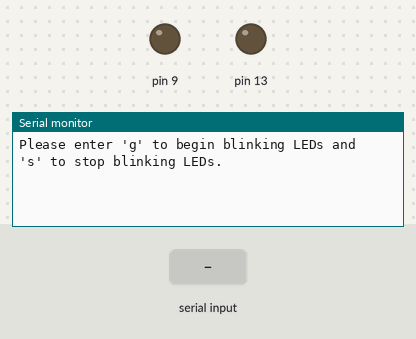
A sketch run on a simulated Arduino Uno, built with avr-gcc and run on an emulated ATmega328P. On the bench: output pins drawn as LEDs (lit = HIGH), the last lines printed to the serial monitor. Inputs (shaded band) come from the test bench.

Above: at 1.2 s.
1.3 s: "1" received over Serial
At 2.39 s:
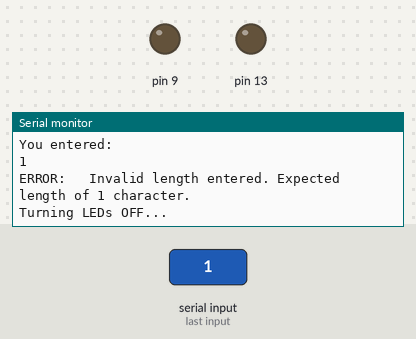
At 3.0 s:
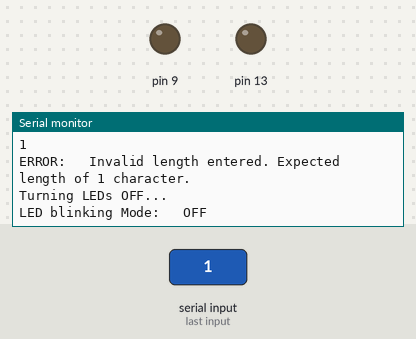

The sketch:

ECE_487_Lab_1.1.ino
```cpp
/* "Introduction to the Arduino Platform"
 * ECE 487 Lab 1
 *
 * Author:  Hannah Perkins
 * CWID:    11472559
 * Date:    30 January 2021
 * Course:  ECE 487
 *
 * Function:      Blink onboard and offboard LEDs out of phase.
 *
 * Description:   Application will prompt user for input of 'g'
 *        to start blinking LEDs or 's' to stop blinking LEDs.
 *        During Blinking operation, onboard LED will be ON for
 *        1 second and OFF for 2 seconds. Offboard LED will be
 *        exactly out-of-phase: OFF for 1 second and ON for 2
 *        seconds. LEDs will continuously blink in this mode
 *        until new user input is provided to Serial Monitor.
 *
 *        Incorrect input during Blinking operation will result
 *        in error message as well as the blinking to stop until
 *        correct input is entered.
 *
 * Hardware Setup:  Use pin 9 for the Offboard LED.
 *
 * Arduino Version: 1.8.14
 */

void setup() {
  // Initialize onboard and offboard LED Pins
  pinMode(13, OUTPUT);
  pinMode(9, OUTPUT);

  // Initialize LEDs to OFF
  digitalWrite(13, LOW);
  digitalWrite(9, LOW);

  // Initialize serial communication (9600 bits/sec)
  Serial.begin(9600);
  while (!Serial) {
    ; // Wait for serial port to connect
  }

  // Send instructions to User
  initialPrompt();
}

void loop() {
  // Initialize input string variable for user command
  String inputString;
  // Initialize blinkMode bool to OFF
  bool blinkMode = false;

  // Get input from Serial Monitor
  while (Serial.available() > 0) {
    inputString = Serial.readString();

    // Print User's input back to Serial Monitor
    printUserInput(inputString);

    // Use user input to find out operating mode for blinkMode
    blinkMode = checkInput(inputString);

    // Blink LEDs if TRUE
    while(blinkMode) {
      // Blink LEDs on Hardware
      blinkLeds();

      // Check for changes to input
      if (Serial.available() > 0) {
        // Read input String and print input to Serial Monitor
        inputString = Serial.readString();
        printUserInput(inputString);

        // Update BlinkMode with new input
        blinkMode = checkInput(inputString);
      }
    }
  }
}

/* Check User Input
 * Function:    Interpret Input from Serial Monitor
 * Description: This function takes an input string and determines the
 *              operating mode for blinkMode. TRUE means that the LEDs
 *              should be blinking whereas FALSE will mean that the LEDs
 *              need to be off.
 *              This function also handles errors for incorrect input
 *              length and incorrect input characters by sending error
 *              messages and prompting for new input.
 * Parameters:  String    (inputString)
 * Return:      bool      (blinkMode)
 */
bool checkInput(String inputString) {
  // Check for valid length
  if (inputString.length() != 2) {
    // Send Error Messages
    invalidLength();
    initialPrompt();
    // Set blinkMode to OFF
    return false;
  }

  // Check if user entered 'g'
  if (inputString == "g\n") {
    ledsOnMessage();
    // Set blinkMode to ON
    return true;
  }

  // Check if user entered 's'
  else if (inputString == "s\n") {
    ledsOff();
    // Set blinkMode to OFF
    return false;
  }

  // Handle all other options
  else {
    // Send Error Message
    invalidChar();
    initialPrompt();
    // Set blinkMode to OFF
    return false;
  }
}

// Print and Send Back User Input to Serial Monitor
void printUserInput(String inputString) {
  Serial.println("\nYou entered: ");
  Serial.println(inputString);
}

// Prompt User for input
void initialPrompt() {
  Serial.println("\nPlease enter 'g' to begin blinking LEDs"
    " and 's' to stop blinking LEDs.");
}

// Invalid Input Length Message
void invalidLength() {
  Serial.println("ERROR: \tInvalid length entered."
    " Expected length of 1 character.");
  // Turn LEDs Off
  ledsOff();
}

// Invalid Input Character Message
void invalidChar() {
  Serial.println("ERROR: \tInvalid character entered. "
    "Expected 'g' or 's'");
  // Turn LEDs Off
  ledsOff();
}

// Turn LEDs ON Message
void ledsOnMessage() {
  Serial.println("Turning LEDs ON...");
  Serial.println("LED blinking Mode: \tON");
}

// Turn LEDs OFF
void ledsOff() {
  // Send Message to User via Serial Monitor
  Serial.println("Turning LEDs OFF...");
  Serial.println("LED blinking Mode: \tOFF");

  // Turn off all LEDs on Hardware
  digitalWrite(13, LOW);
  digitalWrite(9, LOW);
  delay(1000);
}

// Blink 2 LEDS out-of-phase of eachother
void blinkLeds() {
  // Onboard LED ON & Offboard LED OFF for 1 second
  digitalWrite(13, HIGH);
  digitalWrite(9, LOW);
  delay(1000);

  // Onboard LED OFF & Offboard LED ON for 2 seconds
  digitalWrite(13, LOW);
  digitalWrite(9, HIGH);
  delay(2000);
}
```

Measured:
- after the input at 1.3 s, the serial monitor: prints a new line after 1.0 s (image 1)
